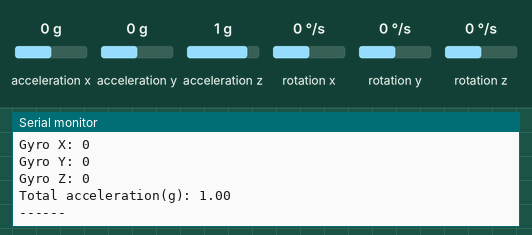
The sketch below on a simulated ESP32. On the bench: the last lines printed to the serial monitor. Wiring (inferred from the names in the program): MPU-6050 motion sensor at I2C address 0x68. Inputs (shaded band) come from the test bench; at power-on: acceleration z 1 g, acceleration x 0 g, acceleration y 0 g, rotation x 0 °/s, rotation y 0 °/s, rotation z 0 °/s.

Above: at 1.3 s.
1.4 s: acceleration z set to 0 g
At 2.8 s:
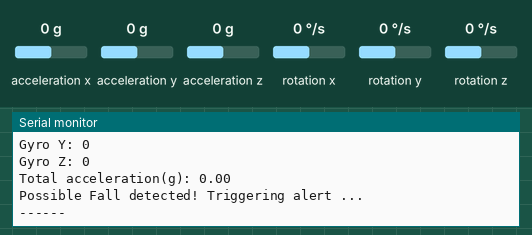
4.7 s: acceleration x set to -1.4 g
At 5.9 s:
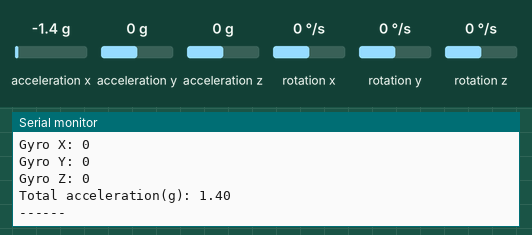
6.2 s: acceleration y set to -1.4 g
At 7.1 s:
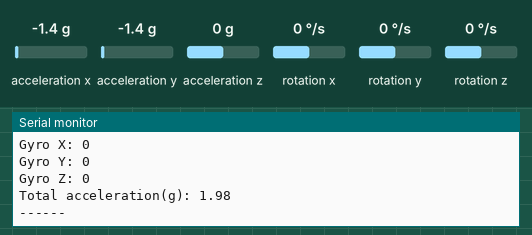
7.7 s: rotation x set to -192 °/s
9.2 s: rotation y set to -192 °/s
Timing chart, 0 to 11.7 s (numbered marks = the images above; inputs shaded):
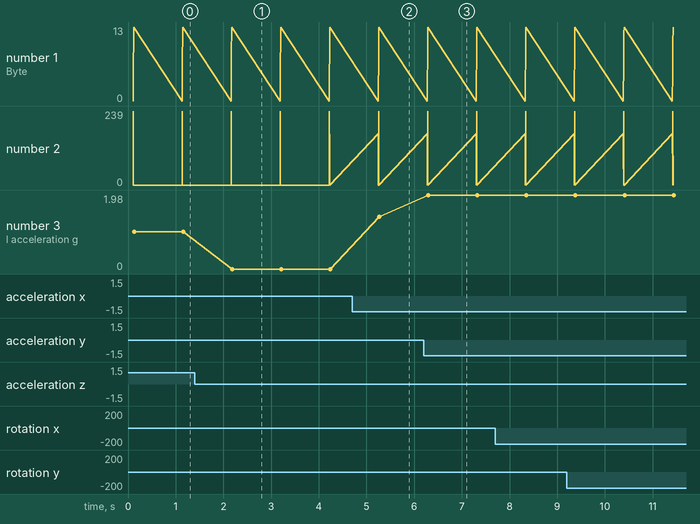

The sketch:

mpu6050_interfacing.ino
```cpp
#include <Wire.h>

/*
**Important Information**

->register map values

| register Value  | Meaning                       | Used For                     |
|-----------------| ----------------------------- | ---------------------------- |
|     `0x68`      | I2C Address of MPU6050        | To start communication       |
|     `0x6B`      | Power Management Register     | To wake up the sensor        |
|     `0x3B`      | Data Register Start (Accel X) | To begin reading sensor data |

->pin layout

| Pin Name | Use                                    |
| -------- | ---------------------------------------|
| VCC      | Power supply (3.3V not 5V)             |
| GND      | Ground                                 |
| SDA      | Data line to send/receive data(GPIO21) |
| SCL      | Clock line for data timing(GPIO22)     |


How Do We Detect a Fall? (Concept)
You can use either or both of the following:

1. Acceleration Magnitude Method
We calculate the net acceleration using:

 A=√(ax^2+ay^2+az^2 )

Normally this is ~1g (around 9.8 m/s²).

During a fall:

You’ll see a sudden drop to near 0

Followed by a spike when hitting the ground

*/

#define MPU_ADDR 0x68  // MPU6050 I2C address

void setup() {
  Serial.begin(115200);
  Serial.println("Starting I2C communication with MPU6050...");

  Wire.begin(21, 22);  // SDA = 21, SCL = 22 for ESP32
  Serial.println("Wire.begin done ✅");

  // Wake up MPU6050
  Wire.beginTransmission(MPU_ADDR);
  Serial.print("Sending to register 0x6B (Power Management)... ");
  /*
  0x6B is the Power Management 1 register of MPU6050.
  We tell it: “Hey, we want to write something into your power control register.”
  */
  Wire.write(0x6B);
  Wire.write(0);  // Wake up command
  uint8_t status = Wire.endTransmission();
  Serial.print("I2C Transmission status: "); Serial.println(status == 0 ? "Success ✅" : "Failed ❌");

  delay(100);
}

void loop() {
  Serial.println("Requesting sensor data...");

  Wire.beginTransmission(MPU_ADDR);
  Wire.write(0x3B); // Start reading from register 0x3B
  Wire.endTransmission(false); // Restart for read

  Wire.requestFrom(MPU_ADDR, 14); // Read 14 bytes
  Serial.print("Bytes received: "); Serial.println(Wire.available());

  if (Wire.available() == 14) {
    uint8_t data[14];
    for (int i = 0; i < 14; i++) {
      data[i] = Wire.read();
      Serial.print("Byte["); Serial.print(i); Serial.print("] = ");
      Serial.println(data[i]);
    }

    // Now convert raw data to meaningful values
    int16_t ax = (data[0] << 8) | data[1];
    int16_t ay = (data[2] << 8) | data[3];
    int16_t az = (data[4] << 8) | data[5];
    // Skip temp = (data[6] << 8) | data[7];
    int16_t gx = (data[8] << 8) | data[9];
    int16_t gy = (data[10] << 8) | data[11];
    int16_t gz = (data[12] << 8) | data[13];

    Serial.println("✅ Sensor Values:");
    Serial.print("Accel X: "); Serial.println(ax);
    Serial.print("Accel Y: "); Serial.println(ay);
    Serial.print("Accel Z: "); Serial.println(az);
    Serial.print("Gyro X: "); Serial.println(gx);
    Serial.print("Gyro Y: "); Serial.println(gy);
    Serial.print("Gyro Z: "); Serial.println(gz);

    float accX = ax / 16384.0; //scale factor for +-2g
    float accY = ay / 16384.0;
    float accZ = az / 16384.0;

    float totalAcc = sqrt(accX*accX + accY*accY + accZ*accZ);
    Serial.print("Total acceleration(g): ");
    Serial.println(totalAcc);

    if(totalAcc < 0.4){
      Serial.println("Possible Fall detected! Triggering alert ...");
    }
  } else {
    Serial.println("❌ Error: Did not receive expected 14 bytes.");
  }


  Serial.println("------");
  delay(1000);  // Wait a second before next read
}
```

Measured:
- after the input at 1.4 s, the serial monitor: prints a new line after 0.76 s (image 1)
- after the input at 4.7 s, the serial monitor: prints a new line after 0.55 s (image 2)
- after the input at 6.2 s, the serial monitor: prints a new line after 0.08 s (image 3)
- plotted number 3: 0 → 1.4 after the input at 4.7 s, 1.4 → 1.98 after the input at 6.2 s
